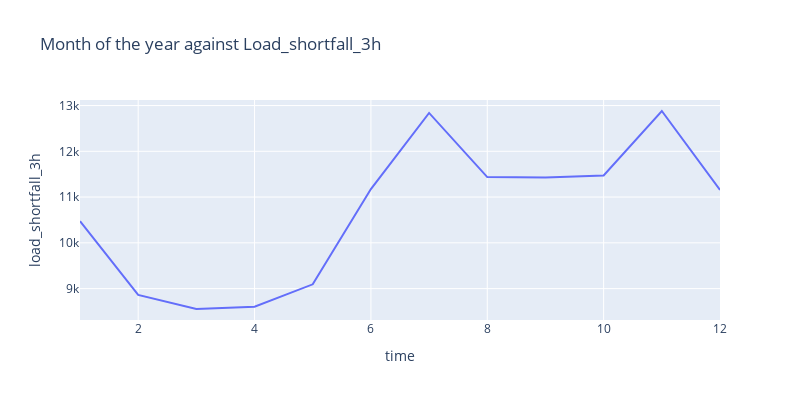

Here is the notebook cell this chart was saved with:
### Code cell
px.line(train_data.groupby([train_data['time'].astype('datetime64').dt.month])['load_shortfall_3h'].mean(),
        title = 'Month of the year against Load_shortfall_3h',
        y='load_shortfall_3h', width =800, height=400)

#Also the plot above, indicates a higher 'load short fall' from middle of June down to December """

### Figure 1 — Plotly figure (JSON) as saved in the notebook; plotly's stock layout.template omitted (floating-point values rounded to 4 significant figures)
{"data": [{"hovertemplate": "time=%{x}<br>load_shortfall_3h=%{y}<extra></extra>", "legendgroup": "", "line": {"color": "#636efa", "dash": "solid"}, "marker": {"symbol": "circle"}, "mode": "lines", "name": "", "orientation": "v", "showlegend": false, "type": "scatter", "x": [1, 2, 3, 4, 5, 6, 7, 8, 9, 10, 11, 12], "xaxis": "x", "y": [10470.0, 8863.0, 8554.0, 8603.0, 9094.0, 11180.0, 12840.0, 11440.0, 11430.0, 11470.0, 12880.0, 11160.0], "yaxis": "y"}], "layout": {"height": 400, "legend": {"tracegroupgap": 0}, "title": {"text": "Month of the year against Load_shortfall_3h"}, "width": 800, "xaxis": {"anchor": "y", "domain": [0, 1], "title": {"text": "time"}}, "yaxis": {"anchor": "x", "domain": [0, 1], "title": {"text": "load_shortfall_3h"}}}}
